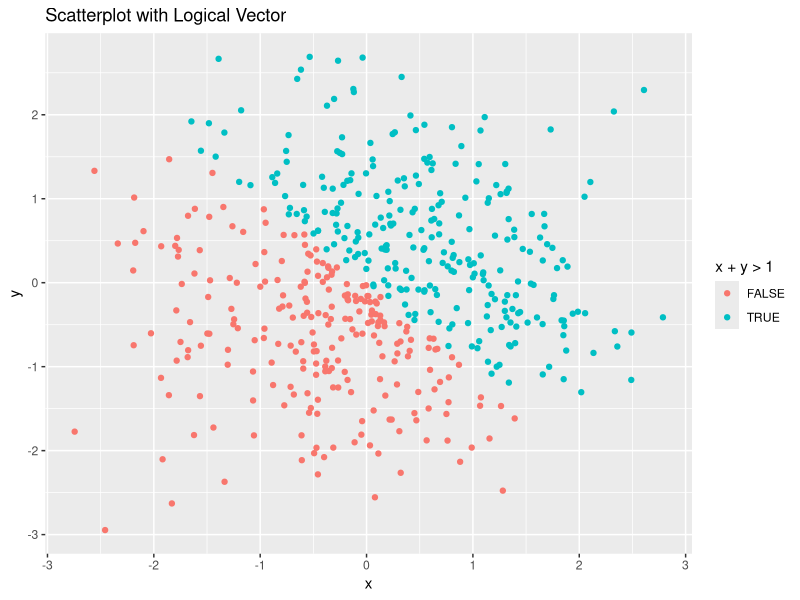
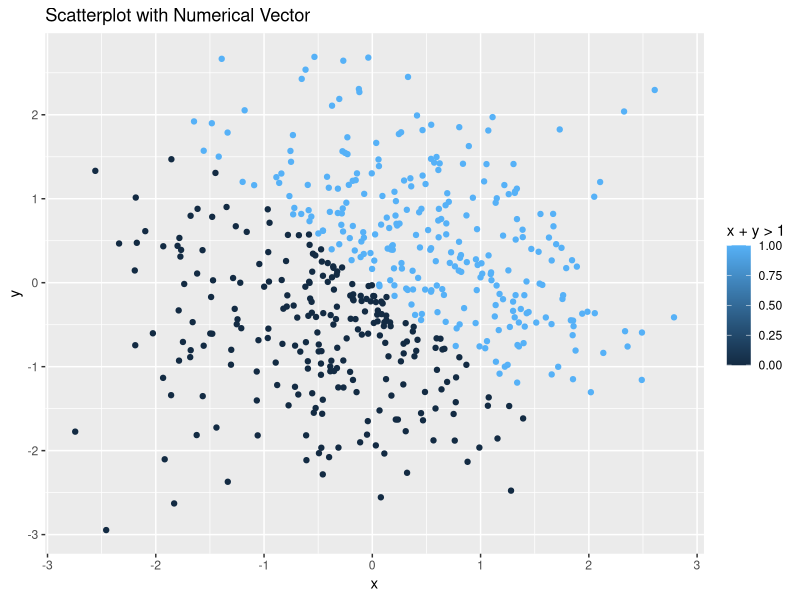
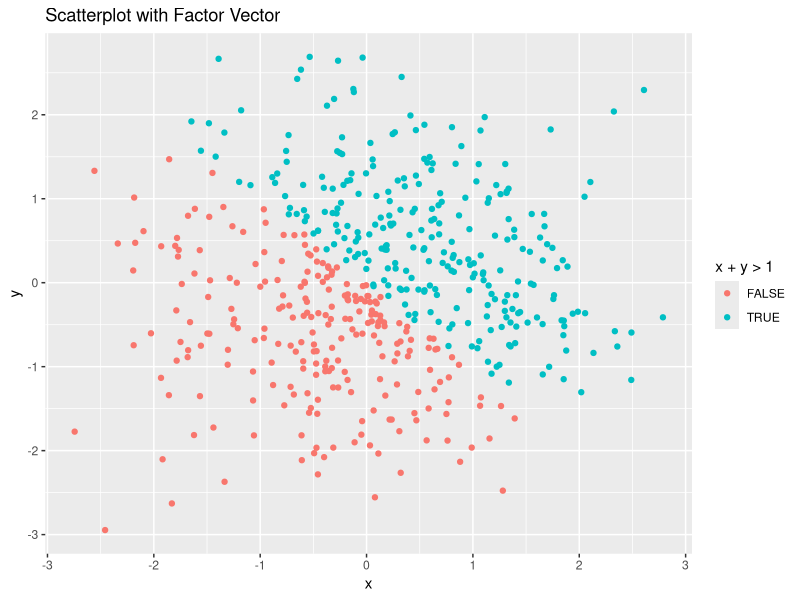
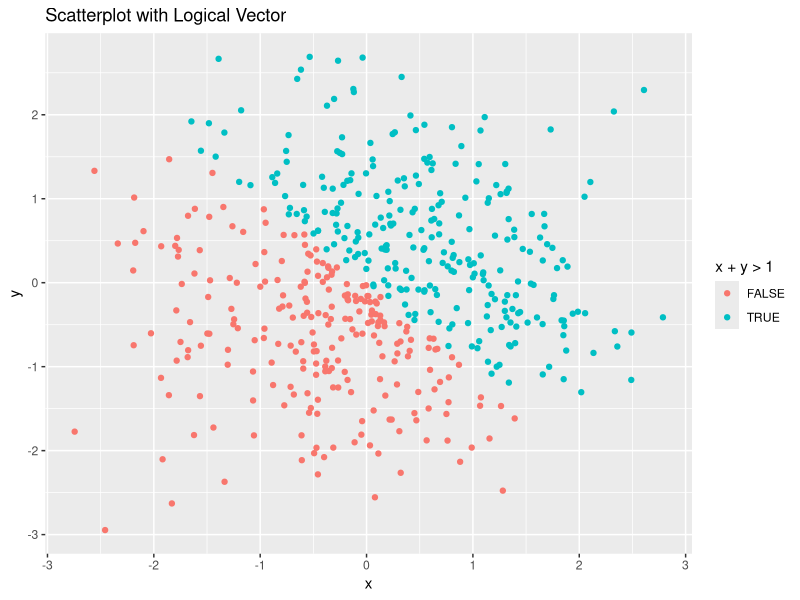

Here is the R script that generated these plots, in order:
## ---- chunk 1
#loading necessary packages
library(tidyverse)
## ---- chunk 2
#First, I create the data frame as described in problem 1, with 4 variables.
data_frame_p1 = tibble(
  normal_sample = rnorm(8),
  normal_sample_positive = normal_sample > 0,
  vec_char = c("I", "need", "eight", "words", "to", "fill", "the", "vector"),
  vec_factor = factor(c("teal", "black", "teal", "white", "white", "teal", "black", "teal"))
)


#Now, to attempt taking the mean of each variable: 

#mean of normal sample
mean(pull(data_frame_p1, normal_sample))

#mean of logical vector
mean(pull(data_frame_p1, (normal_sample_positive)))

#mean of character vector
mean(pull(data_frame_p1, (vec_char)))

#mean of categorical vector
mean(pull(data_frame_p1, (vec_factor)))
## ---- chunk 3
#Applying 'as.numeric' function to logical, character, and categorical vectors
as.numeric(pull(data_frame_p1, (normal_sample_positive)))
as.numeric(pull(data_frame_p1, (vec_char)))
as.numeric(pull(data_frame_p1, (vec_factor)))
## ---- chunk 4
#logical vector to numeric and multiplied
as.numeric(pull(data_frame_p1, (normal_sample_positive))) * 
  pull(data_frame_p1, (normal_sample))
#logical vector to factor, then multipled
factor(pull(data_frame_p1, (normal_sample_positive))) * 
  pull(data_frame_p1, (normal_sample))
#logical vector to factor, then numeric, then multiplied
as.numeric(factor(pull(data_frame_p1, (normal_sample_positive)))) * 
  pull(data_frame_p1, (normal_sample))
## ---- chunk 5
#Creating data frame as described in Problem 2
data_frame_p2 = tibble(
  x = rnorm(500),
  y = rnorm(500),
  logical_vector = x + y > 0,
  numerical_from_logical = as.numeric(logical_vector),
  factor_from_logical = factor(logical_vector)
)
## ---- chunk 6
#scatterplot of x vs y with logical vector colored
ggplot(data_frame_p2, aes(x = x, y = y, color = logical_vector)) + 
  geom_point() +
  ggtitle("Scatterplot with Logical Vector") +
  labs(color = "x + y > 1")
  
#saving plot 1
ggsave("p8105_hw1_plot.pdf")

#scatterplot of x vs y with numerical vector colored
ggplot(data_frame_p2, aes(x = x, y = y, color = numerical_from_logical)) +
  geom_point() + 
  ggtitle("Scatterplot with Numerical Vector") +
  labs(color = "x + y > 1")

#scatterplot of x vs y with factor vector colored
ggplot(data_frame_p2, aes(x = x, y = y, color = factor_from_logical)) +
  geom_point() +
  ggtitle("Scatterplot with Factor Vector") +
  labs(color = "x + y > 1")
